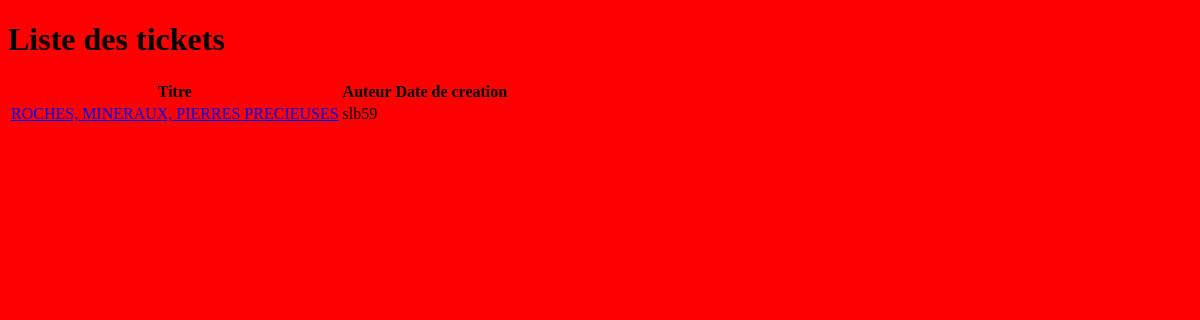
Before: /review/tickets with the older database file.
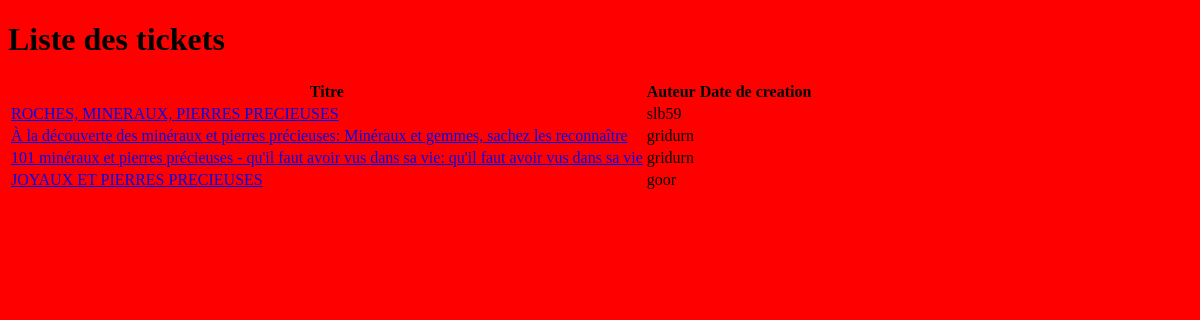
After: the same page with the newer database file.
### review/models.py (models this page shows, shortened)
class Ticket(models.Model):
    title = models.CharField(max_length=128)
    description = models.TextField(max_length=2048, blank=True)
    user = models.ForeignKey(to=settings.AUTH_USER_MODEL,
                             on_delete=models.CASCADE)
    image = models.ImageField(null=True, blank=True, upload_to='assets/img/')
    time_created = models.DateTimeField(auto_now_add=True)

### review/views.py (the view)
# urls.py: path('tickets', views.ticket_list, name='ticket_list'),
def ticket_list(request):
    tickets = Ticket.objects.all()
    return render(request, 'review/ticket/list.html', {'tickets': tickets})

### review/templates/review/ticket/list.html (shortened to what this page needs)
{% extends "review/base.html" %}
{% block content %}
 <h1>Liste des tickets</h1>
 <table>
    <tr>
        <th>Titre</th>
        <th>Auteur</th>
        <th>Date de creation</th>
    </tr>
 {% for ticket in tickets %}
 <tr>
    <td> <a href="{% url 'review:ticket_detail' ticket.id %}">
        {{ ticket.title }}
        </a>
    </td>
    <td>{{ ticket.user }}</td>
    <td>{{ ticket.date_created  }}</td>
</tr>
{% endfor %}
</table>
{% endblock %}

### review/templates/review/base.html (shortened to what this page needs)
{% load static %}
<!DOCTYPE html>
<html>
    <head>
    <link href="{% static "css/review.css" %}" rel="stylesheet">
    </head>
    <body>
        <div id="content">
        {% block content %}
        {% endblock %}
        </div>
    </body>
</html>

### review/static/css/review.css (style rules this page uses)
* { background: red }

Changed rows visible on the page:
added Ticket: title "À la découverte des minéraux et pierres précieuses: Minéraux et gemmes, sachez les reconnaître", user "gridurn"
added Ticket: title "101 minéraux et pierres précieuses - qu'il faut avoir vus dans sa vie: qu'il faut avoir vus dans sa vie", user "gridurn"
added Ticket: title "JOYAUX ET PIERRES PRECIEUSES", user "goor"
